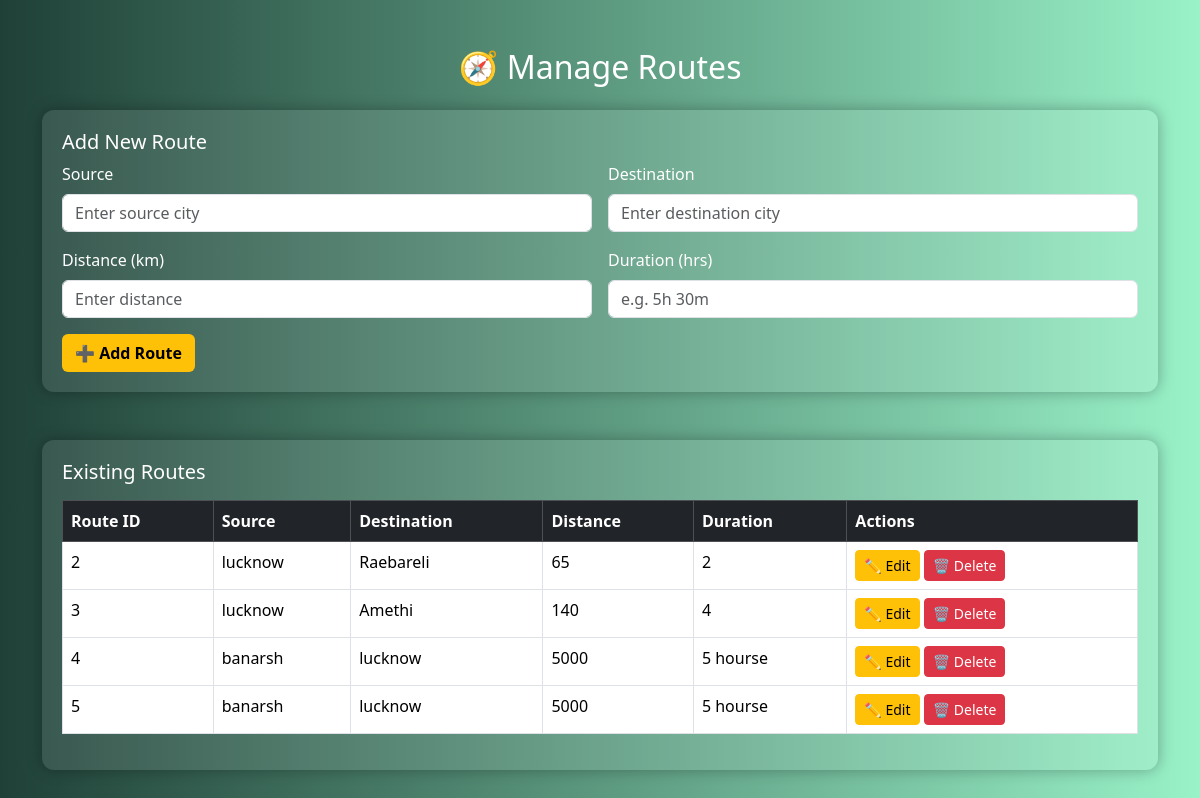
Screenshot of /manage_routes/ (signed in) with the database file from the repository.
### myapp/models.py (models this page shows, shortened)
class routestbl(models.Model):
    id = models.AutoField(primary_key=True)
    source=models.CharField(max_length=100)
    destination=models.CharField(max_length=100)
    distance=models.CharField(max_length=100)
    duration=models.CharField(max_length=100)

### myapp/views.py (the view)
# urls.py: path('manage_routes/',views.manage_routes,name='manage_routes'),
def manage_routes(request):
    sesid=request.session.get('admin')
    if not sesid:
        return redirect('../adminpanel')
    data=routestbl.objects.all()
    return render(request, 'AdminPanel/manage_routes.html',{'show':data})

### templates/AdminPanel/manage_routes.html (shortened to what this page needs)
<!DOCTYPE html>
<html lang="en">
<head>
  <link href="https://cdn.jsdelivr.net/npm/bootstrap@5.3.2/dist/css/bootstrap.min.css" rel="stylesheet">
</head>
<body>
  <div class="container py-5">
    <h2 class="text-center mb-4">🧭 Manage Routes</h2>
    <div class="form-box mb-5">
      <h5>Add New Route</h5>
      <form action="../manage_routes_code/" method="post">
        <div class="row g-3">
          <div class="col-md-6">
            <label for="source" class="form-label">Source</label>
            <input type="text" name="source" class="form-control" id="source" placeholder="Enter source city" required>
          </div>
          <div class="col-md-6">
            <label for="destination" class="form-label">Destination</label>
            <input type="text" name="destination" class="form-control" id="destination" placeholder="Enter destination city" required>
          </div>
          <div class="col-md-6">
            <label for="distance" class="form-label">Distance (km)</label>
            <input type="number" name="distance" class="form-control" id="distance" placeholder="Enter distance" required>
          </div>
          <div class="col-md-6">
            <label for="duration" class="form-label">Duration (hrs)</label>
            <input type="text" name="duration" class="form-control" id="duration" placeholder="e.g. 5h 30m" required>
          </div>
        </div>
        <button type="submit" class="btn btn-custom mt-3">➕ Add Route</button>
      </form>
    </div>
    <div class="table-box">
      <h5>Existing Routes</h5>
      <table class="table table-bordered table-hover mt-3">
        <thead class="table-dark">
          <tr>
            <th>Route ID</th>
            <th>Source</th>
            <th>Destination</th>
            <th>Distance</th>
            <th>Duration</th>
            <th>Actions</th>
          </tr>
        </thead>
        <tbody>
          {% for x in show %}
          <tr>
            <td>{{ x.id }}</td>
            <td>{{ x.source }}</td>
            <td>{{ x.destination}}</td>
            <td>{{ x.distance }}</td>
            <td>{{ x.duration }}</td>
            <td>
              <button class="btn btn-sm btn-warning">✏️ Edit</button>
              <a href="../manage_routes_delete/{{x.id}}" class="btn btn-sm btn-danger">🗑️ Delete</a>
            </td>
          </tr>
          {% endfor %}
        </tbody>
      </table>
    </div>
  </div>
</body>
</html>

### templates/AdminPanel/manage_routes.html (style rules this page uses)
body { background: linear-gradient(to right, #1f4037, #99f2c8); color: white; font-family: 'Segoe UI', sans-serif; }
.form-box, .table-box { background-color: rgba(255,255,255,0.1); padding: 20px; border-radius: 12px; box-shadow: 0 0 15px rgba(0,0,0,0.3); }
.btn-custom { background-color: #ffc107; color: black; font-weight: bold; }
table { color: white; }

### rows the page displays
routestbl: id "2", source "lucknow", destination "Raebareli", distance "65", duration "2"
routestbl: id "3", source "lucknow", destination "Amethi", distance "140", duration "4"
routestbl: id "4", source "banarsh", destination "lucknow", distance "5000", duration "5 hourse"
routestbl: id "5", source "banarsh", destination "lucknow", distance "5000", duration "5 hourse"
